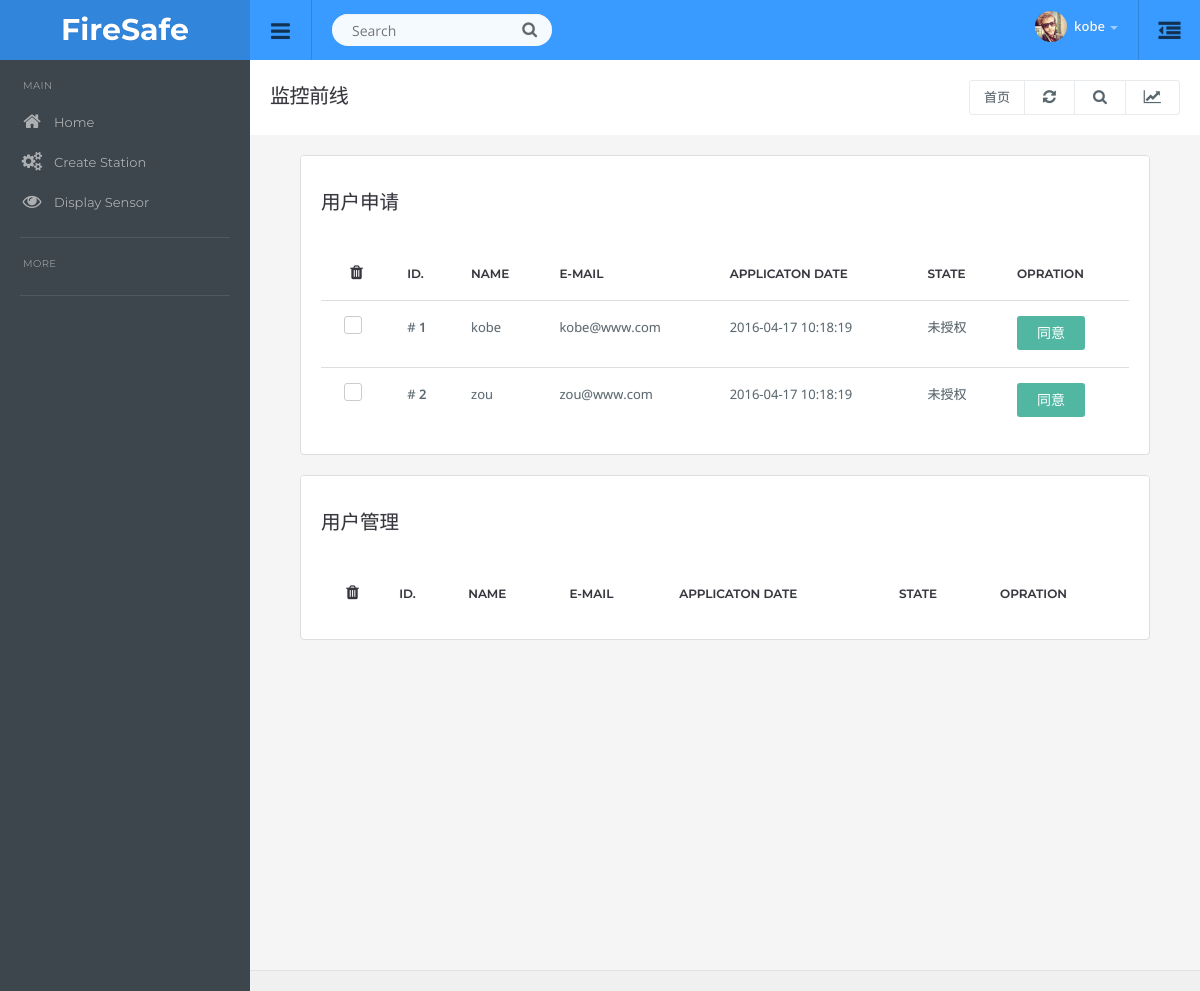
Page /manager (signed in) on the earlier database version.
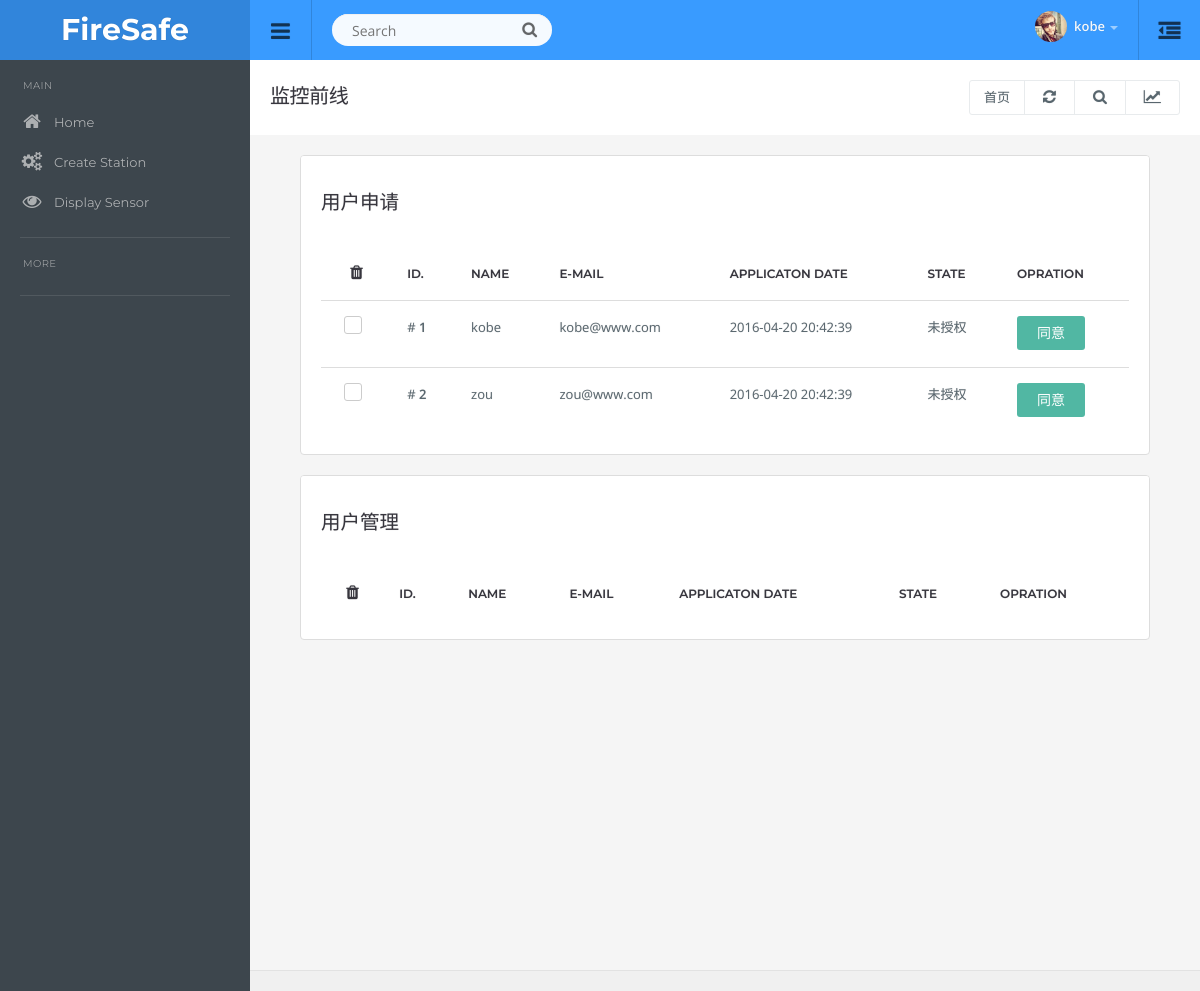
Same page on the later database version.
### app/models.py (models this page shows, shortened)
class User(UserMixin, db.Model):
	__tablename__ = 'users'
	id            = db.Column(db.Integer,primary_key=True)
	email         = db.Column(db.String(64), unique=True, index=True)
	username      = db.Column(db.String(64),unique=True,index=True)
	role_id       = db.Column(db.Integer, db.ForeignKey('roles.id'))
	password_hash = db.Column(db.String(128))
	name          = db.Column(db.String(64))
	company       = db.Column(db.String(64))
	member_since  = db.Column(db.DateTime(), default=datetime.now)
	last_seen     = db.Column(db.DateTime(), default=datetime.now)
	understudy    = db.Column(db.Boolean(),default=True)
	def ping(self):
		self.last_seen = datetime.now()
		db.session.add(self)
	def can(self, permissions):
		return self.role is not None and \
		(self.role.permissions & permissions) == permissions
	def is_administrator(self):
		return self.can(Permission.ADMIN)
	class AnoymusUser(AnonymousUserMixin):
		def can(self, permissions):
			return False
		def is_administrator(self):
			return False
	login_manager.anonymous_user = AnoymusUser
	@property
	def password(self):
		raise AttributeError('password is not a readabel attribute')

### app/main/views.py (the view)
@main.route('/manager')
@login_required
@admin_required
def manage_user():
    understudys = User.query.filter_by(understudy=True).all()
    allusers = User.query.filter_by(understudy=False).all()
    return render_template('manage_user.html', users=understudys, allusers=allusers)

### app/auth/views.py (called while the page is built)
@auth.before_app_request
def before_request():
	if current_user.is_authenticated():
		current_user.ping()

### app/main/__init__.py (called while the page is built)
@main.app_context_processor
def inject_permissions():
	return dict(Permission=Permission)

### app/models.py (called while the page is built)
@login_manager.user_loader
def load_user(user_id):
	return User.query.get(int(user_id))

### app/templates/manage_user.html (shortened to what this page needs)
{% extends "base.html" %}
{% block content %}
<div class="container-padding">
    <div class="row">
    <div class="col-md-12">
        <div class="panel panel-default">
            <div class="panel-title">
                <h4> 用户申请</h4>
            </div>
        <div class="panel-body table-responsive">
            <table class="table table-hover">
                <thead>
                    <tr>
                        <td class="text-center"><i class="fa fa-trash"></i></td>
                        <td>ID.</td>
                        <td>Name</td>
                        <td>E-mail</td>
                        <td>Applicaton Date</td>
                        <td>state</td>
                        <td>opration</td>
                    </tr>
                </thead>
                <tbody>
                {% for understudy in users %}
                    <tr id="tr-{{understudy.id}}">
                        <td class="text-center"><div class="checkbox margin-t-0"><input id="checkbox{{ loop.index }}" type="checkbox"><label for="checkbox{{ loop.index }}"></label></div></td>
                        <td># <b>{{ loop.index }}</b></td>
                        <td>{{ understudy.username }}</td>
                        <td>{{ understudy.email }}</td>
                        <td>
                            {{ understudy.member_since.strftime("%Y-%m-%d %H:%M:%S") }}
                        </td>
                        <td>未授权</td>
                        <td>
                            <button id="agree" class="btn btn-info btn-small" type="button" onclick="agreeOrfreezeOption({{understudy.id}},0)">
                                同意
                            </button>
                        </td>
                    </tr>
                {% endfor %}
                </tbody>
            </table>
        </div>
        </div>
    </div>
    <div class="col-md-12">
        <div class="panel panel-default">
            <div class="panel-title">
                <h4> 用户管理</h4>
            </div>
        <div class="panel-body table-responsive">
            <table class="table table-hover">
                <thead>
                    <tr>
                        <td class="text-center"><i class="fa fa-trash"></i></td>
                        <td>ID.</td>
                        <td>Name</td>
                        <td>E-mail</td>
                        <td>Applicaton Date</td>
                        <td>state</td>
                        <td>opration</td>
                    </tr>
                </thead>
            </table>
        </div>
        </div>
    </div>
    </div>
</div>
<br><br><br><br><br><br><br>
<br><br><br><br><br><br><br>
{% endblock %}

### app/templates/base.html (shortened to what this page needs)
<!DOCTYPE html>
<html lang="en">
  <head>
  {% block head %}
  <link href="/static/css/root.css" rel="stylesheet">
  {% endblock %}
  </head>
  <body>
  <div id="top" class="clearfix">
  	<div class="applogo">
  		<a href="{{ url_for('main.index') }}" class="logo">FireSafe</a>
  	</div>
    <a href="#" class="sidebar-open-button"><i class="fa fa-bars"></i></a>
    <form class="searchform">
      <input type="text" class="searchbox" id="searchbox" placeholder="Search">
      <span class="searchbutton"><i class="fa fa-search"></i></span>
    </form>
    <a href="#sidepanel" class="sidepanel-open-button"><i class="fa fa-outdent"></i></a>
    <ul class="top-right">
    {% if current_user.is_authenticated() %}
    <li class="dropdown link">
      <a href="#" data-toggle="dropdown" class="dropdown-toggle profilebox"><img src="/static/img/profileimg.png" alt="img"><b>{{current_user.username}}</b><span class="caret"></span></a>
    </li>
    {% else %}
    <a href="{{ url_for('auth.login') }}">
      <i class="fa fa-user"></i>&nbsp;&nbsp;Log In</a>
    </ul>
    {% endif %}
    </ul>
  </div>
<div class="sidebar clearfix">
<ul class="sidebar-panel nav">
  <li class="sidetitle">MAIN</li>
  <li><a href="{{ url_for('main.index') }}"><span class="icon color5"><i class="fa fa-home"></i></span>Home</a></li>
  <li><a href="{{ url_for('sensor.createSonModel') }}"><span class="icon color5"><i class="fa fa-cogs"></i></span>Create Station</a></li>
  <li><a href="{{ url_for('sensor.display') }}"><span class="icon color5"><i class="fa fa-eye"></i></span>Display Sensor</a></li>
</ul>
<ul class="sidebar-panel nav">
  <li class="sidetitle">MORE</li>
</ul>
</div>
<div class="content">
  <div class="page-header">
    <h1 class="title">监控前线</h1>
    <div class="right">
      <div class="btn-group" role="group" aria-label="...">
        <a href="{{ url_for('main.index') }}" class="btn btn-light">首页</a>
        <a href="#" class="btn btn-light"><i class="fa fa-refresh"></i></a>
        <a href="#" class="btn btn-light"><i class="fa fa-search"></i></a>
        <a href="#" class="btn btn-light" id="topstats"><i class="fa fa-line-chart"></i></a>
      </div>
    </div>
  </div>
<div class="container-default">
{% block content %}
{% endblock %}
</div>
<div class="row footer">
</div>
</div>
</body>
</html>

### app/static/css/shortcuts.css (style rules this page uses)
.margin-t-0 { margin-top: 0px }

Differences in the rows shown:
changed User "kobe": member_since "2016-04-17 10:18:19" → "2016-04-20 20:42:39"
changed User "zou": member_since "2016-04-17 10:18:19" → "2016-04-20 20:42:39"
